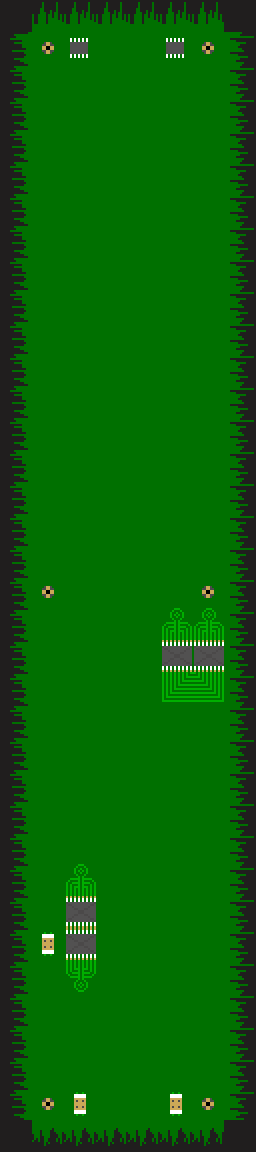

A level layout from a 2D game, rendered from its tile map. Below: a short description, then the map file with its tile-grid data intact:
An orthogonal 8x36 tile map with 32x32 px tiles, 1 tile layer (background) and 9 objects (end, start, barrier).

<map version="1.0" tiledversion="v1.0.2-57-ge8e9487" orientation="orthogonal" renderorder="right-down" width="8" height="36" tilewidth="32" tileheight="32" backgroundcolor="#007000" nextobjectid="23">
 <tileset firstgid="1" name="tileset" tilewidth="32" tileheight="32" tilecount="29" columns="0">
  <grid orientation="orthogonal" width="1" height="1" />
  <tile id="0">
   <image width="32" height="32" source="../textures/circuit/circuit_00.png" />
  </tile>
  <tile id="1">
   <image width="32" height="32" source="../textures/circuit/circuit_01.png" />
  </tile>
  <tile id="2">
   <image width="32" height="32" source="../textures/circuit/circuit_02.png" />
  </tile>
  <tile id="3">
   <image width="32" height="32" source="../textures/circuit/circuit_03.png" />
  </tile>
  <tile id="4">
   <image width="32" height="32" source="../textures/circuit/circuit_04.png" />
  </tile>
  <tile id="5">
   <image width="32" height="32" source="../textures/circuit/circuit_05.png" />
  </tile>
  <tile id="6">
   <image width="32" height="32" source="../textures/circuit/circuit_06.png" />
  </tile>
  <tile id="7">
   <image width="32" height="32" source="../textures/circuit/circuit_07.png" />
  </tile>
  <tile id="8">
   <image width="32" height="32" source="../textures/circuit/circuit_08.png" />
  </tile>
  <tile id="9">
   <image width="32" height="32" source="../textures/circuit/circuit_09.png" />
  </tile>
  <tile id="10">
   <image width="32" height="32" source="../textures/circuit/circuit_10.png" />
  </tile>
  <tile id="11">
   <image width="32" height="32" source="../textures/circuit/circuit_11.png" />
  </tile>
  <tile id="12">
   <image width="32" height="32" source="../textures/circuit/circuit_12.png" />
  </tile>
  <tile id="13">
   <image width="32" height="32" source="../textures/circuit/circuit_13.png" />
  </tile>
  <tile id="14">
   <image width="32" height="32" source="../textures/circuit/circuit_14.png" />
  </tile>
  <tile id="15">
   <image width="32" height="32" source="../textures/circuit/circuit_15.png" />
  </tile>
  <tile id="16">
   <image width="32" height="32" source="../textures/circuit/circuit_16.png" />
  </tile>
  <tile id="17">
   <image width="32" height="32" source="../textures/circuit/circuit_17.png" />
  </tile>
  <tile id="18">
   <image width="32" height="32" source="../textures/circuit/circuit_18.png" />
  </tile>
  <tile id="19">
   <image width="32" height="32" source="../textures/circuit/circuit_19.png" />
  </tile>
  <tile id="20">
   <image width="32" height="32" source="../textures/circuit/circuit_20.png" />
  </tile>
  <tile id="21">
   <image width="32" height="32" source="../textures/circuit/circuit_21.png" />
  </tile>
  <tile id="22">
   <image width="32" height="32" source="../textures/circuit/circuit_22.png" />
  </tile>
  <tile id="23">
   <image width="32" height="32" source="../textures/circuit/circuit_23.png" />
  </tile>
  <tile id="24">
   <image width="32" height="32" source="../textures/circuit/circuit_24.png" />
  </tile>
  <tile id="25">
   <image width="32" height="32" source="../textures/circuit/circuit_25.png" />
  </tile>
  <tile id="26">
   <image width="32" height="32" source="../textures/circuit/circuit_26.png" />
  </tile>
  <tile id="27">
   <image width="32" height="32" source="../textures/circuit/circuit_27.png" />
  </tile>
  <tile id="28">
   <image width="32" height="32" source="../textures/circuit/circuit_28.png" />
  </tile>
 </tileset>
 <layer name="background" width="8" height="36">
  <data encoding="csv">
16,14,14,14,14,14,14,16,
12,20,24,0,0,24,20,13,
12,0,0,0,0,0,0,13,
12,0,0,0,0,0,0,13,
12,0,0,0,0,0,0,13,
12,0,0,0,0,0,0,13,
12,0,0,0,0,0,0,13,
12,0,0,0,0,0,0,13,
12,0,0,0,0,0,0,13,
12,0,0,0,0,0,0,13,
12,0,0,0,0,0,0,13,
12,0,0,0,0,0,0,13,
12,0,0,0,0,0,0,13,
12,0,0,0,0,0,0,13,
12,0,0,0,0,0,0,13,
12,0,0,0,0,0,0,13,
12,0,0,0,0,0,0,13,
12,0,0,0,0,0,0,13,
12,20,0,0,0,0,20,13,
12,0,0,0,0,11,11,13,
12,0,0,0,0,21,21,13,
12,0,0,0,0,4,7,13,
12,0,0,0,0,0,0,13,
12,0,0,0,0,0,0,13,
12,0,0,0,0,0,0,13,
12,0,0,0,0,0,0,13,
12,0,0,0,0,0,0,13,
12,0,11,0,0,0,0,13,
12,0,21,0,0,0,0,13,
12,23,21,0,0,0,0,13,
12,0,10,0,0,0,0,13,
12,0,0,0,0,0,0,13,
12,0,0,0,0,0,0,13,
12,0,0,0,0,0,0,13,
12,20,23,0,0,23,20,13,
16,15,15,15,15,15,15,16
</data>
 </layer>
 <objectgroup name="enemies">
  <object id="17" x="127.668" y="834.829">
   <polyline points="0,0 0.498703,230.9" />
  </object>
  <object id="18" x="34.9092" y="783.463">
   <polyline points="0,0 189.507,0" />
  </object>
  <object id="19" x="223.918" y="749.551">
   <polyline points="0,0 -191.003,0.498703" />
  </object>
  <object id="20" x="36.904" y="321.664">
   <polyline points="0,0 171.055,71.8133 1.99481,142.13 166.567,222.422 13.9637,332.136 136.146,146.619 20.9455,55.3561" />
  </object>
  <object id="21" x="46.8781" y="170.557">
   <polyline points="0,0 160.084,128.665" />
  </object>
  <object id="22" x="207.461" y="164.073">
   <polyline points="0,0 -160.084,136.146" />
  </object>
 </objectgroup>
 <objectgroup name="collectables" />
 <objectgroup name="markers">
  <object id="9" name="end" x="120.187" y="60.3431" width="16.4572" height="15.4598">
   <ellipse />
  </object>
  <object id="15" name="start" x="126.172" y="1097.15" rotation="-90">
   <ellipse />
  </object>
 </objectgroup>
 <objectgroup name="barriers">
  <object id="16" type="barrier" x="36.4053" y="126.172" width="187.512" height="7.48055" />
 </objectgroup>
</map>